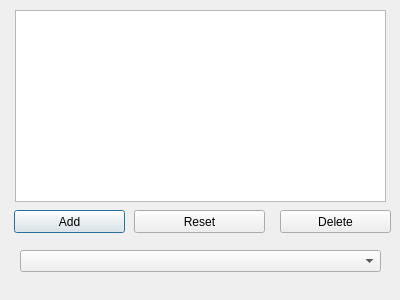
<?xml version="1.0" encoding="UTF-8"?>
<ui version="4.0">
 <class>Dialog</class>
 <widget class="QDialog" name="Dialog">
  <property name="geometry">
   <rect>
    <x>0</x>
    <y>0</y>
    <width>400</width>
    <height>300</height>
   </rect>
  </property>
  <property name="windowTitle">
   <string>Dialog</string>
  </property>
  <widget class="QListView" name="listView">
   <property name="geometry">
    <rect>
     <x>15</x>
     <y>10</y>
     <width>371</width>
     <height>192</height>
    </rect>
   </property>
  </widget>
  <widget class="QPushButton" name="pushButton">
   <property name="geometry">
    <rect>
     <x>14</x>
     <y>210</y>
     <width>111</width>
     <height>23</height>
    </rect>
   </property>
   <property name="text">
    <string>Add</string>
   </property>
  </widget>
  <widget class="QPushButton" name="pushButton_2">
   <property name="geometry">
    <rect>
     <x>134</x>
     <y>210</y>
     <width>131</width>
     <height>23</height>
    </rect>
   </property>
   <property name="text">
    <string>Reset</string>
   </property>
  </widget>
  <widget class="QPushButton" name="pushButton_3">
   <property name="geometry">
    <rect>
     <x>280</x>
     <y>210</y>
     <width>111</width>
     <height>23</height>
    </rect>
   </property>
   <property name="text">
    <string>Delete</string>
   </property>
  </widget>
  <widget class="QComboBox" name="comboBox">
   <property name="geometry">
    <rect>
     <x>20</x>
     <y>250</y>
     <width>361</width>
     <height>22</height>
    </rect>
   </property>
  </widget>
 </widget>
 <layoutdefault spacing="6" margin="11"/>
 <resources/>
 <connections/>
</ui>
